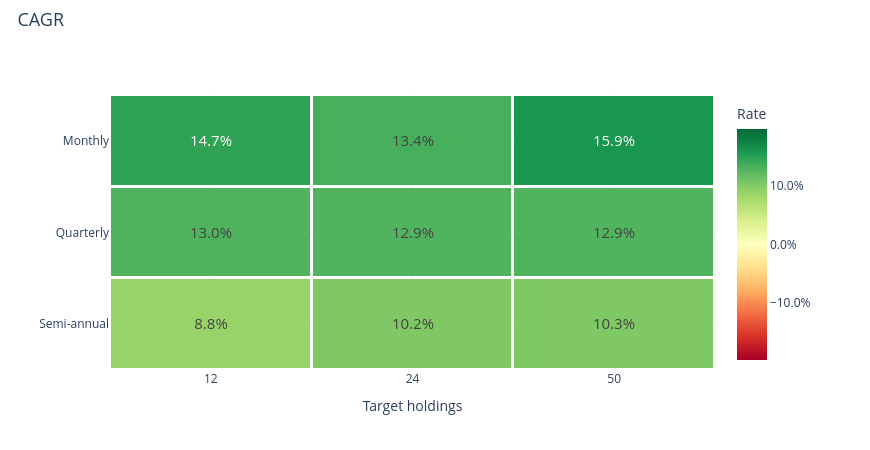

The cell this chart's notebook holds for it:
### Markdown cell above
### CAGR

### Code cell
research.heatmap('cagr')

### Figure 1 — Plotly figure (JSON) as saved in the notebook; plotly's stock layout.template omitted (floating-point values rounded to 4 significant figures)
{"data": [{"colorbar": {"tickformat": ".1%", "title": {"text": "Rate"}}, "colorscale": [[0.0, "rgb(165,0,38)"], [0.1, "rgb(215,48,39)"], [0.2, "rgb(244,109,67)"], [0.3, "rgb(253,174,97)"], [0.4, "rgb(254,224,139)"], [0.5, "rgb(255,255,191)"], [0.6, "rgb(217,239,139)"], [0.7, "rgb(166,217,106)"], [0.8, "rgb(102,189,99)"], [0.9, "rgb(26,152,80)"], [1.0, "rgb(0,104,55)"]], "text": [["14.7%", "13.4%", "15.9%"], ["13.0%", "12.9%", "12.9%"], ["8.8%", "10.2%", "10.3%"]], "textfont": {"size": 15}, "texttemplate": "%{text}", "type": "heatmap", "x": ["12", "24", "50"], "xgap": 3, "y": ["Monthly", "Quarterly", "Semi-annual"], "ygap": 3, "z": [[0.1467, 0.1345, 0.159], [0.1303, 0.1286, 0.1286], [0.08794, 0.1023, 0.1028]], "zmax": 0.1971, "zmid": 0.0, "zmin": -0.1971}], "layout": {"height": 450, "hovermode": "closest", "legend": {"font": {"size": 12}, "itemclick": "toggle", "itemdoubleclick": "toggleothers", "x": 1.025, "y": 1}, "margin": {"b": 80, "l": 110, "r": 155, "t": 95}, "title": {"font": {"size": 18}, "text": "CAGR", "x": 0.02, "y": 0.97}, "width": 870, "xaxis": {"title": {"text": "Target holdings"}}, "yaxis": {"autorange": "reversed"}}}
